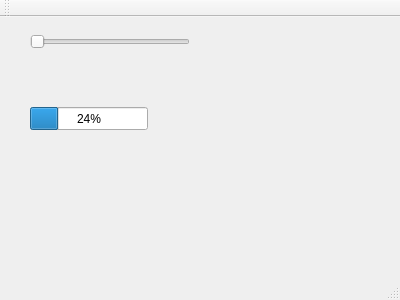
<?xml version="1.0" encoding="UTF-8"?>
<ui version="4.0">
 <class>MainWindow</class>
 <widget class="QMainWindow" name="MainWindow">
  <property name="geometry">
   <rect>
    <x>0</x>
    <y>0</y>
    <width>400</width>
    <height>300</height>
   </rect>
  </property>
  <property name="windowTitle">
   <string>MainWindow</string>
  </property>
  <widget class="QWidget" name="centralWidget">
   <widget class="QSlider" name="horizontalSlider">
    <property name="geometry">
     <rect>
      <x>30</x>
      <y>10</y>
      <width>160</width>
      <height>29</height>
     </rect>
    </property>
    <property name="orientation">
     <enum>Qt::Horizontal</enum>
    </property>
   </widget>
   <widget class="QProgressBar" name="progressBar">
    <property name="geometry">
     <rect>
      <x>30</x>
      <y>90</y>
      <width>118</width>
      <height>23</height>
     </rect>
    </property>
    <property name="value">
     <number>24</number>
    </property>
   </widget>
  </widget>
  <widget class="QMenuBar" name="menuBar">
   <property name="geometry">
    <rect>
     <x>0</x>
     <y>0</y>
     <width>400</width>
     <height>26</height>
    </rect>
   </property>
  </widget>
  <widget class="QToolBar" name="mainToolBar">
   <attribute name="toolBarArea">
    <enum>TopToolBarArea</enum>
   </attribute>
   <attribute name="toolBarBreak">
    <bool>false</bool>
   </attribute>
  </widget>
  <widget class="QStatusBar" name="statusBar"/>
 </widget>
 <layoutdefault spacing="6" margin="11"/>
 <resources/>
 <connections>
  <connection>
   <sender>horizontalSlider</sender>
   <signal>valueChanged(int)</signal>
   <receiver>progressBar</receiver>
   <slot>setValue(int)</slot>
   <hints>
    <hint type="sourcelabel">
     <x>110</x>
     <y>71</y>
    </hint>
    <hint type="destinationlabel">
     <x>110</x>
     <y>140</y>
    </hint>
   </hints>
  </connection>
 </connections>
</ui>
